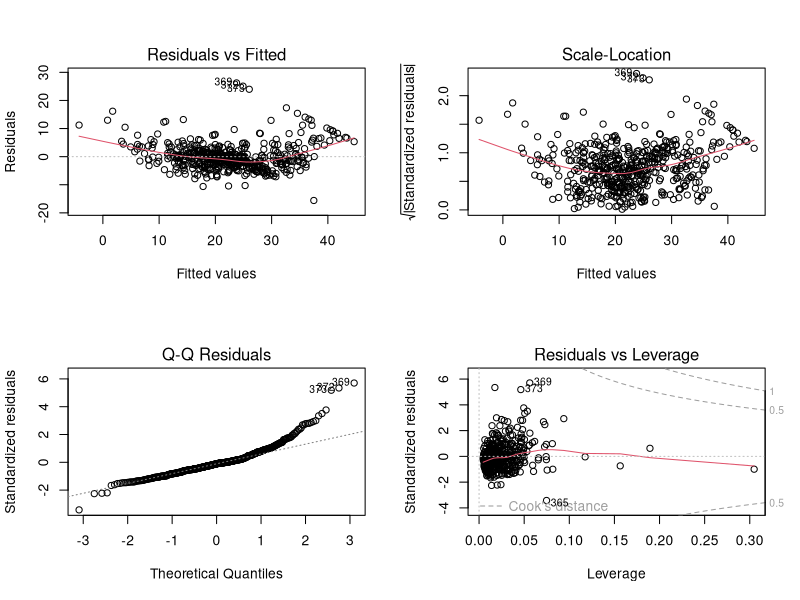

R code for this plot:
# load in Boston housing prices dataset downloaded from
# http://archive.ics.uci.edu/ml/machine-learning-databases/housing/housing.data
# and reformatted in Excel to a tab delimited txt file with no header row
# (dataset description in file housing.names)

x <- read.table('housing.txt', sep = '\t')

# inspect the structure of the dataset
str(x)

# fit linear model for house price variable (V14)
# using all remaining variables in the dataset
# and view summary statistics
fit <- lm(V14 ~ ., data = x)
summary(fit)

# R2 value is 0.7406

# update model to remove V7 which has lowest abs t value and view summary
fit2 <- update(fit, .~. -V7)
summary(fit2)

# update model to remove V3 with next lowest abs t value and view summary
fit3 <- update(fit2, .~. -V3)
summary(fit3)

# R2 values unchanged, slight changes in adjusted R2 and residuals

# output plots for fit3 to png file
png("Fit3_all.png", width=6, height=6, units='in', res=300)
layout(matrix(1:4, ncol = 2))
plot(fit3)
layout(1)
dev.off()

# Bonus Questions
# 1. polynomial fit for V6 (number of rooms)
polyfit <- lm(V14 ~ V6, data = x)
summary(polyfit)
polyfit2 <- update(polyfit, .~. + I(V6^2))
summary(polyfit2)
polyfit3 <- update(polyfit2, .~. + I(V6^3))
summary(polyfit3)
polyfit6 <- update(polyfit3, .~. + I(V6^4) + I(V6^5) + I(V6^6))
summary(polyfit6)
# R2 increases with increasing polynomial terms

# 2. Ridge Regression
library(MASS)
ridgefit <- lm.ridge(V14 ~ ., data = x)
summary(ridgefit)
ridgefit
fit <- lm(V14 ~ ., data = x)
summary(fit)
#  in this case the coefficients are similar for ridge and normal regression